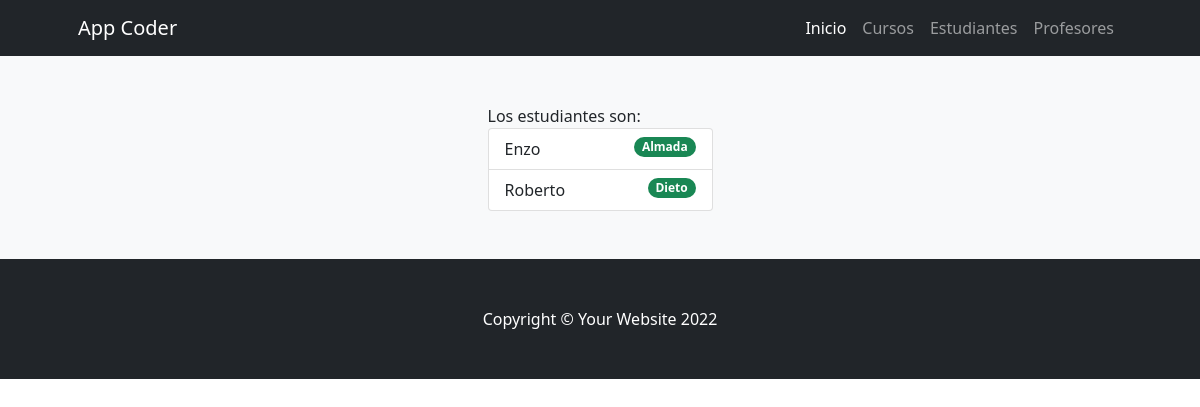
Page /coderapp/estudiantes/ on the committed database.
### ProyectoCoderApp/models.py (models this page shows)
class Estudiante(models.Model):
    nombre = models.CharField(max_length=30) # Texto
    apellido = models.CharField(max_length=30) # Texto
    email = models.EmailField(blank=True, null=True) # Email - Opcional

### ProyectoCoderApp/views.py (the view)
# urls.py: path('estudiantes/', estudiantes, name="estudiantes"),
def estudiantes(request):
    estudiantes= Estudiante.objects.all()
    return render(request,"ProyectoCoderApp/estudiantes.html",{"estudiantes":estudiantes})

### ProyectoCoderApp/templates/ProyectoCoderApp/estudiantes.html (shortened to what this page needs)
{% extends 'ProyectoCoderApp/base.html' %}
{% load static %}
{% block contenidoPagina %}
<section class="bg-light py-5">
    <div class="container px-5">
        <div class="row gx-5 justify-content-center">
            <div class="col-lg-3">
                Los estudiantes son:
                <ul class="list-group">
                        {% for estudiante in estudiantes %}
                            <li class="list-group-item d-flex justify-content-between align-items-start">
                                {{estudiante.nombre}}
                                <span class="badge bg-success rounded-pill">{{estudiante.apellido}}</span>
                            </li>
                        {% endfor %}
                </ul>
            </div>
        </div>
    </div>
</section>
{% endblock %}

### rows in the picture
Estudiante: nombre "Enzo", apellido "Almada"
Estudiante: nombre "Roberto", apellido "Dieto"
